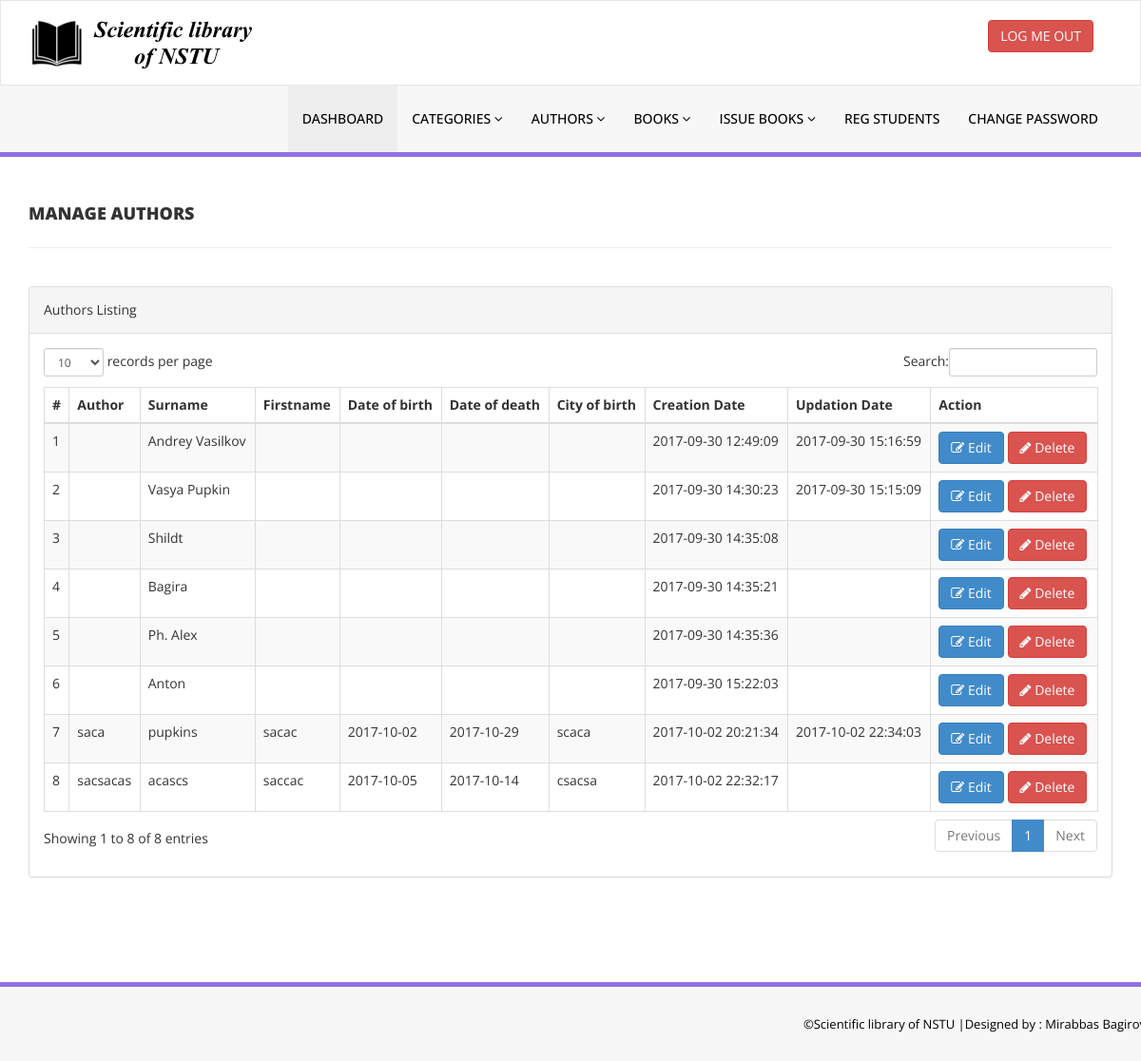
/nstu_library/admin/manage-authors.php (signed in), run on the app's committed database.
### tables this page shows
CREATE TABLE `tblauthors` (
  `id` int(11) NOT NULL,
  `AuthorName` varchar(255) DEFAULT NULL,
  `Surname` varchar(255) DEFAULT NULL,
  `Firstname` varchar(255) DEFAULT NULL,
  `DateOfBirth` date DEFAULT NULL,
  `DateOfDeath` date DEFAULT NULL,
  `CityOfBirth` varchar(255) DEFAULT NULL,
  `creationDate` timestamp NULL DEFAULT CURRENT_TIMESTAMP,
  `UpdationDate` timestamp NULL DEFAULT NULL ON UPDATE CURRENT_TIMESTAMP
);

### nstu_library/admin/manage-authors.php (the view, shortened to what this page needs)
<?php
include('includes/config.php');
if(strlen($_SESSION['alogin'])==0)
    {
header('location:index.php');
}
else{
    ?>
<!DOCTYPE html>
<html xmlns="http://www.w3.org/1999/xhtml">
<head>
    <link href="assets/css/bootstrap.css" rel="stylesheet" />
    <link href="assets/css/font-awesome.css" rel="stylesheet" />
    <link href="assets/js/dataTables/dataTables.bootstrap.css" rel="stylesheet" />
    <link href="assets/css/style.css" rel="stylesheet" />
</head>
<body>
<?php include('includes/header.php');?>
    <div class="content-wrapper">
         <div class="container">
        <div class="row pad-botm">
            <div class="col-md-12">
                <h4 class="header-line">Manage Authors</h4>
    </div>
     <div class="row">
</div>
        </div>
            <div class="row">
                <div class="col-md-12">
                    <div class="panel panel-default">
                        <div class="panel-heading">
                           Authors Listing
                        </div>
                        <div class="panel-body">
                            <div class="table-responsive">
                                <table class="table table-striped table-bordered table-hover" id="dataTables-example">
                                    <thead>
                                        <tr>
                                            <th>#</th>
                                            <th>Author</th>
                                            <th>Surname</th>
                                            <th>Firstname</th>
                                            <th>Date of birth</th>
                                            <th>Date of death</th>
                                            <th>City of birth</th>
                                            <th>Creation Date</th>
                                            <th>Updation Date</th>
                                            <th>Action</th>
                                        </tr>
                                    </thead>
                                    <tbody>
<?php $sql = "SELECT * from  tblauthors";
$query = $dbh -> prepare($sql);
$query->execute();
$results=$query->fetchAll(PDO::FETCH_OBJ);
$cnt=1;
if($query->rowCount() > 0)
{
foreach($results as $result)
{               ?>
                                        <tr class="odd gradeX">
                                            <td class="center"><?php echo htmlentities($cnt);?></td>
                                            <td class="center"><?php echo htmlentities($result->AuthorName);?></td>
                                            <td class="center"><?php echo htmlentities($result->Surname);?></td>
                                            <td class="center"><?php echo htmlentities($result->Firstname);?></td>
                                            <td class="center"><?php echo htmlentities($result->DateOfBirth);?></td>
                                            <td class="center"><?php echo htmlentities($result->DateOfDeath);?></td>
                                            <td class="center"><?php echo htmlentities($result->CityOfBirth);?></td>
                                            <td class="center"><?php echo htmlentities($result->creationDate);?></td>
                                            <td class="center"><?php echo htmlentities($result->UpdationDate);?></td>
                                            <td class="center">
                                            <a href="edit-author.php?athrid=<?php echo htmlentities($result->id);?>"><button class="btn btn-primary"><i class="fa fa-edit "></i> Edit</button>
                                          <a href="manage-authors.php?del=<?php echo htmlentities($result->id);?>" onclick="return confirm('Are you sure you want to delete?');"" >  <button class="btn btn-danger"><i class="fa fa-pencil"></i> Delete</button>
                                            </td>
                                        </tr>
 <?php $cnt=$cnt+1;}} ?>
                                    </tbody>
                                </table>
                            </div>
                        </div>
                    </div>
                </div>
            </div>
    </div>
    </div>
  <?php include('includes/footer.php');?>
</body>
</html>
<?php } ?>

### nstu_library/admin/includes/header.php (shortened to what this page needs)
<div class="navbar navbar-inverse set-radius-zero" >
        <div class="container">
            <div class="navbar-header">
                <a class="navbar-brand">
                    <img src="assets/img/logo.png" />
                </a>
            </div>
            <div class="right-div">
                <a href="logout.php" class="btn btn-danger pull-right">LOG ME OUT</a>
            </div>
        </div>
    </div>
    <section class="menu-section">
        <div class="container">
            <div class="row ">
                <div class="col-md-12">
                    <div class="navbar-collapse collapse ">
                        <ul id="menu-top" class="nav navbar-nav navbar-right">
                            <li><a href="dashboard.php" class="menu-top-active">DASHBOARD</a></li>
                            <li>
                                <a href="#" class="dropdown-toggle" id="ddlmenuItem" data-toggle="dropdown"> Categories <i class="fa fa-angle-down"></i></a>
                            </li>
                            <li>
                                <a href="#" class="dropdown-toggle" id="ddlmenuItem" data-toggle="dropdown"> Authors <i class="fa fa-angle-down"></i></a>
                            </li>
 <li>
                                <a href="#" class="dropdown-toggle" id="ddlmenuItem" data-toggle="dropdown"> Books <i class="fa fa-angle-down"></i></a>
                            </li>
                           <li>
                                <a href="#" class="dropdown-toggle" id="ddlmenuItem" data-toggle="dropdown"> Issue Books <i class="fa fa-angle-down"></i></a>
                            </li>
                             <li><a href="reg-students.php">Reg Students</a></li>
  <li><a href="change-password.php">Change Password</a></li>
                        </ul>
                    </div>
                </div>
            </div>
        </div>
    </section>

### nstu_library/admin/includes/footer.php
<section class="footer-section">
     <div class="container">
         <div class="row">
             <div class="col-md-12">
                &copy;Scientific library of NSTU |<a href="mailto:bagirov_mirabbas@mail.ru" target="_blank">Designed by : Mirabbas Bagirov</a>
             </div>
         </div>
     </div>
 </section>

### nstu_library/admin/assets/css/style.css (style rules this page uses)
.set-radius-zero { border-radius:0px; -moz-border-radius:0px; -webkit-border-radius:0px; }
.content-wrapper { margin-top: 40px; min-height:800px; padding-bottom:90px; }
.header-line { font-weight:900; padding-bottom:25px; border-bottom:1px solid #eeeeee; text-transform:uppercase; }
.pad-botm { padding-bottom:30px; }
.right-div { float: right; padding: 20px; }
#menu-top a { color:#000; text-decoration:none; font-weight:500; padding: 25px 15px 25px 15px; text-transform:uppercase; }
.menu-section { background-color: #f7f7f7; border-bottom:5px solid #9170E4; width:100% }
.menu-top-active { background-color:#eeeeee; }
.navbar-inverse { background-color: #FFF; border-color: rgba(155, 153, 153, 0.23); }
.navbar { min-height: 90px; margin-bottom: 0px; }
.footer-section { padding:25px 50px 25px 50px; color:#000; font-size:13px; background-color: #f7f7f7; text-align:right; border-top:5px solid #9170E4; }
.footer-section a, .footer-section a:hover { color:#000; }

### data on the page
tblauthors: Surname "Andrey Vasilkov", creationDate "2017-09-30 12:49:09", UpdationDate "2017-09-30 15:16:59"
tblauthors: Surname "Vasya Pupkin", creationDate "2017-09-30 14:30:23", UpdationDate "2017-09-30 15:15:09"
tblauthors: Surname "Shildt", creationDate "2017-09-30 14:35:08"
tblauthors: Surname "Bagira", creationDate "2017-09-30 14:35:21"
tblauthors: Surname "Ph. Alex", creationDate "2017-09-30 14:35:36"
tblauthors: Surname "Anton", creationDate "2017-09-30 15:22:03"
tblauthors: AuthorName "saca", Surname "pupkins", Firstname "sacac", DateOfBirth "2017-10-02", DateOfDeath "2017-10-29", CityOfBirth "scaca", creationDate "2017-10-02 20:21:34", UpdationDate "2017-10-02 22:34:03"
tblauthors: AuthorName "sacsacas", Surname "acascs", Firstname "saccac", DateOfBirth "2017-10-05", DateOfDeath "2017-10-14", CityOfBirth "csacsa", creationDate "2017-10-02 22:32:17"
